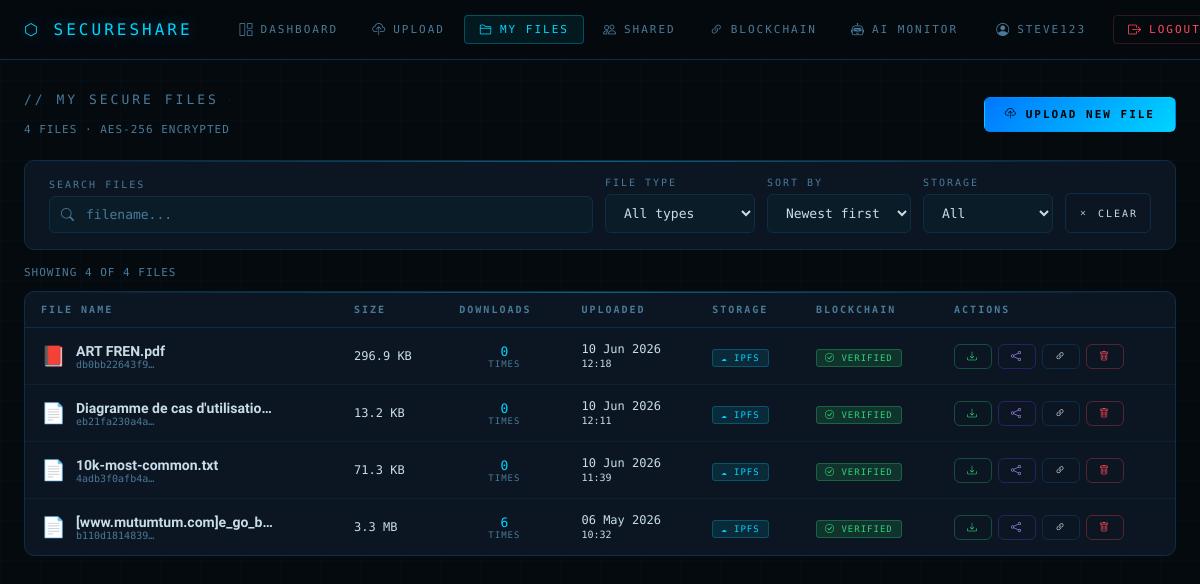
The app's page /upload/my-files/ (signed in) with its own data.
### users/models.py (models this page shows, shortened)
class CustomUser(AbstractUser):
    email          = models.EmailField(unique=True)
    wallet_address = models.CharField(max_length=42, blank=True, null=True)

### files/models.py (models this page shows, shortened)
class File(models.Model):
    owner               = models.ForeignKey(CustomUser, on_delete=models.CASCADE, related_name='owned_files')
    filename            = models.CharField(max_length=255)
    original_filename   = models.CharField(max_length=255)
    file_hash           = models.CharField(max_length=128, unique=True)
    encrypted_file_path = models.CharField(max_length=500, blank=True)
    ipfs_cid            = models.CharField(max_length=100, blank=True, null=True)
    encryption_key      = models.BinaryField()
    blockchain_tx_hash  = models.CharField(max_length=66, blank=True, null=True)
    upload_date         = models.DateTimeField(default=timezone.now)
    file_size           = models.PositiveBigIntegerField(default=0)
    download_count      = models.PositiveIntegerField(default=0)
    is_active           = models.BooleanField(default=True)
    @property
    def file_size_display(self):
        size = self.file_size
        if size == 0:
            return '—'
        for unit in ['B', 'KB', 'MB', 'GB']:
            if size < 1024:
                return f"{size:.1f} {unit}"
            size /= 1024
        return f"{size:.1f} TB"

### files/views.py (the view)
# urls.py: path('my-files/',                       my_files,             name='my_files'),
@login_required
def my_files(request):
    files = File.objects.filter(owner=request.user).order_by('-upload_date')
    return render(request, 'files/my_files.html', {'files': files})

### files/templates/files/my_files.html (shortened to what this page needs)
{% extends 'base.html' %}
{% block content %}
<div class="d-flex justify-between align-center mb-5">
    <div>
        <div class="ss-section-title">// My Secure Files</div>
        <p class="text-dim mono" style="font-size:11px;letter-spacing:1px;">{{ files|length }} FILE{% if files|length != 1 %}S{% endif %} · AES-256 ENCRYPTED</p>
    </div>
    <a href="{% url 'upload_file' %}" class="ss-btn ss-btn-primary"><i class="bi bi-cloud-upload"></i> Upload New File</a>
</div>
<div class="ss-card mb-4">
    <div class="ss-card-body" style="padding:16px 24px;">
        <div style="display:flex;gap:12px;flex-wrap:wrap;align-items:flex-end;">
            <div style="flex:1;min-width:200px;">
                <label class="ss-label">Search files</label>
                <div style="position:relative;">
                    <i class="bi bi-search" style="position:absolute;left:12px;top:50%;transform:translateY(-50%);color:var(--text-dim);font-size:13px;"></i>
                    <input type="text" id="searchInput" class="ss-input" placeholder="filename..." style="padding-left:36px;" oninput="filterFiles()">
                </div>
            </div>
            <div style="min-width:150px;">
                <label class="ss-label">File type</label>
                <select id="typeFilter" class="ss-input" onchange="filterFiles()">
                    <option value="">All types</option>
                </select>
            </div>
            <div style="min-width:140px;">
                <label class="ss-label">Sort by</label>
                <select id="sortBy" class="ss-input" onchange="filterFiles()">
                    <option value="newest">Newest first</option>
                </select>
            </div>
            <div style="min-width:130px;">
                <label class="ss-label">Storage</label>
                <select id="storageFilter" class="ss-input" onchange="filterFiles()">
                    <option value="">All</option>
                </select>
            </div>
            <button class="ss-btn ss-btn-sm" onclick="clearFilters()" style="align-self:flex-end;height:40px;"><i class="bi bi-x"></i> Clear</button>
        </div>
    </div>
</div>
<div class="d-flex justify-between align-center mb-3">
    <span class="text-dim mono" id="resultsCount" style="font-size:11px;letter-spacing:1px;"></span>
</div>
{% if files %}
<div class="ss-card" id="filesCard">
    <div style="overflow-x:auto;">
        <table class="ss-table">
            <thead>
                <tr>
                    <th>File Name</th>
                    <th>Size</th>
                    <th>Downloads</th>
                    <th>Uploaded</th>
                    <th>Storage</th>
                    <th>Blockchain</th>
                    <th>Actions</th>
                </tr>
            </thead>
            <tbody id="filesBody">
                {% for file in files %}
                <tr class="file-row"
                    data-name="{{ file.filename|lower }}"
                    data-date="{{ file.upload_date|date:'U' }}"
                    data-storage="{% if file.ipfs_cid %}ipfs{% else %}local{% endif %}"
                    data-type="
                        {% with n=file.filename|lower %}
                        {% if '.pdf' in n %}pdf
                        {% elif '.png' in n or '.jpg' in n or '.jpeg' in n or '.gif' in n or '.webp' in n %}img
                        {% elif '.mp4' in n or '.avi' in n or '.mov' in n or '.mkv' in n %}vid
                        {% elif '.doc' in n or '.docx' in n %}doc
                        {% elif '.xls' in n or '.xlsx' in n or '.csv' in n %}xls
                        {% elif '.zip' in n or '.rar' in n or '.7z' in n %}zip
                        {% elif '.txt' in n or '.md' in n %}txt
                        {% else %}other{% endif %}
                        {% endwith %}
                    ">
                    <td>
                        <div style="display:flex;align-items:center;gap:10px;">
                            <span style="font-size:20px;">
                                {% with n=file.filename|lower %}
                                {% if '.pdf' in n %}📕{% elif '.png' in n or '.jpg' in n or '.jpeg' in n %}🖼️{% elif '.mp4' in n or '.mov' in n %}🎬{% elif '.doc' in n %}📝{% elif '.xls' in n %}📊{% elif '.zip' in n or '.rar' in n %}📦{% else %}📄{% endif %}
                                {% endwith %}
                            </span>
                            <div>
                                <div style="font-weight:600;font-size:14px;max-width:200px;overflow:hidden;text-overflow:ellipsis;white-space:nowrap;">{{ file.filename }}</div>
                                <div class="mono text-dim" style="font-size:10px;">{{ file.file_hash|slice:":12" }}…</div>
                            </div>
                        </div>
                    </td>
                    <td class="mono text-dim" style="font-size:12px;">{{ file.file_size_display }}</td>
                    <td style="text-align:center;">
                            <span class="mono" style="font-size:13px;color:var(--accent);">{{ file.download_count }}</span>
                            <div class="mono text-dim" style="font-size:9px;letter-spacing:1px;">TIMES</div>
                        </td>
                        <td class="mono text-dim" style="font-size:12px;">{{ file.upload_date|date:"d M Y" }}<br><span style="font-size:10px;">{{ file.upload_date|date:"H:i" }}</span></td>
                    <td>
                        {% if file.ipfs_cid %}
                            <span class="ss-badge ss-badge-info">☁ IPFS</span>
                        {% else %}
                            <span class="ss-badge ss-badge-gray">💾 Local</span>
                        {% endif %}
                    </td>
                    <td>
                        {% if file.blockchain_tx_hash %}
                            <span class="ss-badge ss-badge-success"><i class="bi bi-check-circle"></i> Verified</span>
                        {% else %}
                            <span class="ss-badge ss-badge-gray">—</span>
                        {% endif %}
                    </td>
                    <td>
                        <div style="display:flex;gap:6px;">
                            <a href="{% url 'download_file' file.id %}" class="ss-btn ss-btn-sm ss-btn-success"><i class="bi bi-download"></i></a>
                            <a href="{% url 'share_file' file.id %}" class="ss-btn ss-btn-sm ss-btn-purple"><i class="bi bi-share"></i></a>
                            <a href="{% url 'blockchain_verify' %}?hash={{ file.file_hash }}" class="ss-btn ss-btn-sm"><i class="bi bi-link-45deg"></i></a>
                            <form method="POST" action="{% url 'delete_file' file.id %}" style="display:inline;" onsubmit="return confirm('Delete \'{{ file.filename }}\'?');">
                                <button type="submit" class="ss-btn ss-btn-sm ss-btn-danger"><i class="bi bi-trash"></i></button>
                            </form>
                        </div>
                    </td>
                </tr>
                {% endfor %}
            </tbody>
        </table>
    </div>
</div>
{% endif %}
{% endblock %}

### templates/base.html (shortened to what this page needs)
<!DOCTYPE html>
<html lang="en">
<head>
    <link href="https://cdn.jsdelivr.net/npm/bootstrap-icons@1.11.3/font/bootstrap-icons.css" rel="stylesheet">
</head>
<body>
{% if user.is_authenticated %}
<nav class="ss-nav">
    <a class="ss-brand" href="{% url 'dashboard' %}">⬡ SECURESHARE</a>
    <div class="ss-nav-links">
        <a class="ss-nav-link {% if request.resolver_match.url_name == 'dashboard' %}active{% endif %}"
           href="{% url 'dashboard' %}">
            <i class="bi bi-grid-1x2"></i> Dashboard
        </a>
        <a class="ss-nav-link {% if request.resolver_match.url_name == 'upload_file' %}active{% endif %}"
           href="{% url 'upload_file' %}">
            <i class="bi bi-cloud-upload"></i> Upload
        </a>
        <a class="ss-nav-link {% if request.resolver_match.url_name == 'my_files' %}active{% endif %}"
           href="{% url 'my_files' %}">
            <i class="bi bi-folder2"></i> My Files
        </a>
        <a class="ss-nav-link {% if request.resolver_match.url_name == 'shared_with_me' %}active{% endif %}"
           href="{% url 'shared_with_me' %}">
            <i class="bi bi-people"></i> Shared
        </a>
        <a class="ss-nav-link {% if request.resolver_match.url_name == 'blockchain_verify' %}active{% endif %}"
           href="{% url 'blockchain_verify' %}">
            <i class="bi bi-link-45deg"></i> Blockchain
        </a>
        <a class="ss-nav-link {% if request.resolver_match.url_name == 'ai_monitor' %}active{% endif %}"
           href="{% url 'ai_monitor' %}">
            <i class="bi bi-robot"></i> AI Monitor
        </a>
    </div>
    <div class="ss-nav-user">
        <a class="ss-nav-link {% if request.resolver_match.url_name == 'profile' %}active{% endif %}"
           href="{% url 'profile' %}" style="color:var(--text-dim);">
            <i class="bi bi-person-circle"></i> {{ user.username }}
        </a>
        <a class="ss-nav-link ss-logout" href="{% url 'logout' %}">
            <i class="bi bi-box-arrow-right"></i> Logout
        </a>
    </div>
</nav>
{% endif %}
<div class="ss-content">
    {% block content %}{% endblock %}
</div>
</body>
</html>

### records on screen
CustomUser: username "STEVE123"
File: filename "ART FREN.pdf", file_hash "db0bb22643f9", file_size_display "296.9 KB", download_count "0", upload_date "10 Jun 2026", upload_date "12:18", shows "☁ IPFS", shows "VERIFIED"
File: filename "Diagramme de cas d'utilisatio…", file_hash "eb21fa230a4a", file_size_display "13.2 KB", download_count "0", upload_date "10 Jun 2026", upload_date "12:11", shows "☁ IPFS", shows "VERIFIED"
File: filename "10k-most-common.txt", file_hash "4adb3f0afb4a", file_size_display "71.3 KB", download_count "0", upload_date "10 Jun 2026", upload_date "11:39", shows "☁ IPFS", shows "VERIFIED"
File: filename "[www.mutumtum.com]e_go_b…", file_hash "b110d1814839", file_size_display "3.3 MB", download_count "6", upload_date "06 May 2026", upload_date "10:32", shows "☁ IPFS", shows "VERIFIED"

### other values on screen
{{ files|length }} "4"
